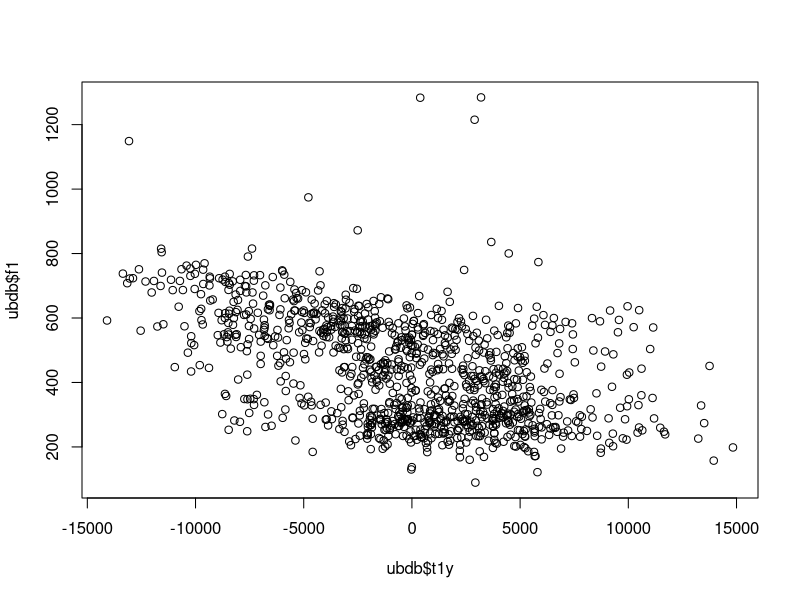
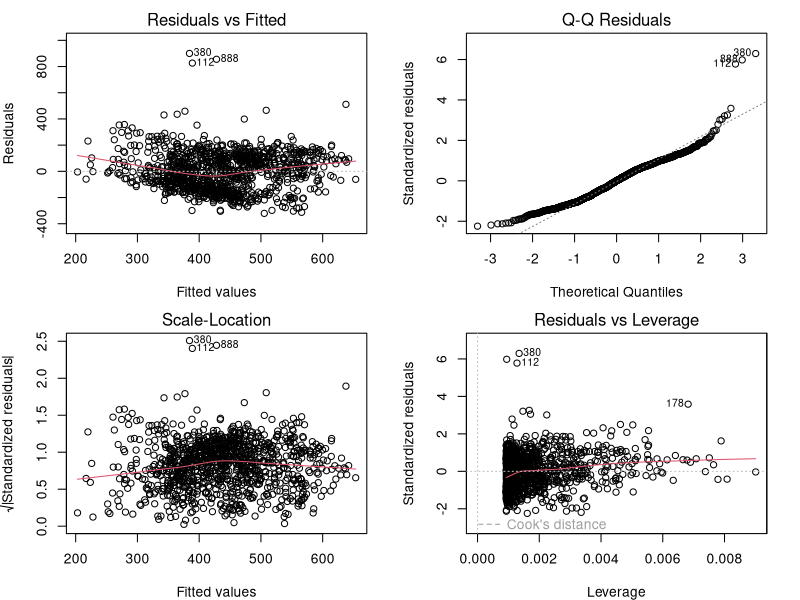

Source code (R) for these figures, in order:
## ---- chunk 1
knitr::opts_chunk$set(echo = TRUE)
library(lmtest)
library(lme4)
library(lmerTest)
library(lsmeans)
library(emmeans)
library(ggplot2)
## ---- chunk 2
ubdb = read.csv("ubdb.csv", header = T)
head(ubdb)
summary(ubdb)
## ---- chunk 3
plot(ubdb$t1y, ubdb$f1)
## ---- chunk 4
lm1 = lm(f1~t1y, data = ubdb)
summary(lm1)
## ---- chunk 5
bptest(lm1)
par(mar = c(4, 4, 2, 2), mfrow = c(2, 2)) 
plot(lm1)

lmtest::bptest(lm1)

## ---- chunk 6
lm2 = lm(f1~t1y+t2y+t3y+t4y, data = ubdb)
summary(lm2)
bptest(lm2)
anova(lm1, lm2)
## ---- chunk 7
lm3 = lm(f1~t1y*t4y, data = ubdb)
summary(lm3)
## ---- chunk 8
ubdb$v = factor(ubdb$v)
lm4 = lm(f1~v, data = ubdb)
summary(lm4)
## ---- chunk 9
lm5 = lm(f1~t1y*t4y + v, data = ubdb)
summary(lm5)
anova(lm5, lm4)
## ---- chunk 10
predictdata1 = with(ubdb,expand.grid(t1y = c(4444, 11111)))
head(predictdata1)
cbind(predictdata1, predict(lm1, type = "response",
                       se.fit = TRUE, interval="confidence",
                       newdata = predictdata1))


predictdata5 = with(ubdb,expand.grid(t1y = c(4444, -2222), t4y =c(13213, 16161),v = c("AA", "UW")))
head(predictdata5)
cbind(predictdata5, predict(lm5, type = "response",
                       se.fit = TRUE, interval="confidence",
                       newdata = predictdata5))
## ---- chunk 11
mylevels = levels(ubdb$v)[1:4]
ubdb$vlow <- factor(ifelse(ubdb$v %in% mylevels,"LOW", "HIGH"))

glm1 = glm(vlow~f1+t1y, data = ubdb, family = "binomial")

glm2 = glm(vlow~f1+t1y+v, data = ubdb, family = "binomial")
#what's wrong with this glm?


predictdata6 = with(ubdb,expand.grid(t1y = c(4444, -2222), f1 =c(666, 333)))
cbind(predictdata6, predict(glm1, type = "response",
                       se.fit = TRUE, interval="confidence",
                       newdata = predictdata6))
## ---- chunk 12
lm7 = lm(f1~t1y + I(t1y^2), data = ubdb)
summary(lm7)
f <- function(x,c) coef(lm7)[1] + coef(lm7)[2]*x + coef(lm7)[3]*x^2

pl <- ggplot(ubdb) + geom_point(aes(x=t1y, y=f1), size=2, colour="#993399")  + geom_abline(intercept=coef(lm1)[1],slope=coef(lm1)[2],size=1, colour="#339900") +
  stat_function(fun=f, colour="red", size=1)+ylim(c(0,2000))
## ---- chunk 13
myspeakers = c("S1", "S2", "S3", "S4", "S5")
ubdb$speaker = factor(sample(myspeakers, dim(ubdb)[1], replace = TRUE))
lme1= lmer(f1~1+(1|speaker), data = ubdb, REML = FALSE)
summary(lme1) 
## ---- chunk 14
lme2= lmer(f1~t1y+(1|speaker), data = ubdb, REML = FALSE)
summary(lme2) 

ubdb$t1y.z = scale(ubdb$t1y,center = TRUE, scale = TRUE)
lme3= lmer(f1~t1y.z+(1|speaker), data = ubdb, REML = FALSE)
summary(lme3) 

lme5= lmer(f1~t1y.z+v+(1|speaker), data = ubdb, REML = FALSE)
summary(lme5) 
## ---- chunk 15
lme6= lmer(f1~t1y.z+v+(1+t1y.z|speaker), data = ubdb, REML = FALSE)
summary(lme6) 
## ---- chunk 16
lme6= lmer(f1~t1y.z+v+(1|speaker)+(t1y.z-1|speaker), data = ubdb, REML = FALSE)
summary(lme6) 
